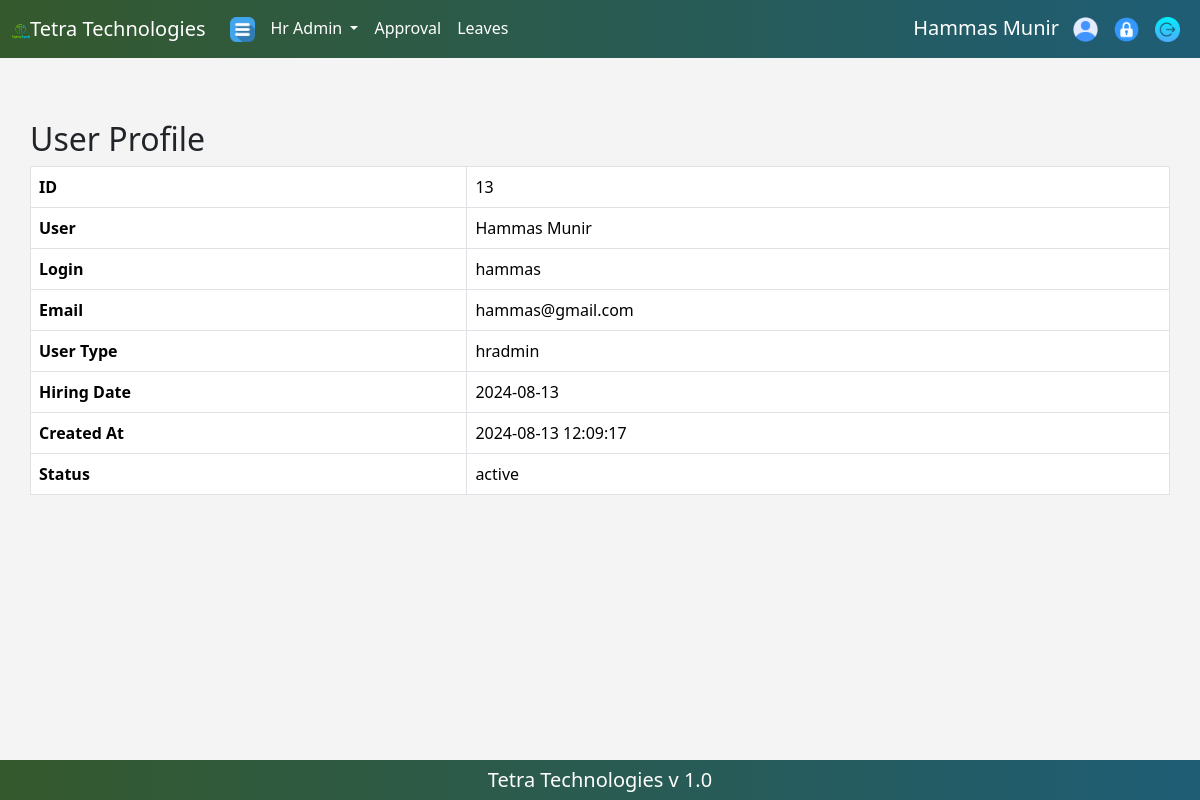
Screenshot of /profile.php (signed in) with the database file from the repository.
### tables this page shows
CREATE TABLE `users` (
  `id` int(11) NOT NULL,
  `username` varchar(50) NOT NULL,
  `login` varchar(50) NOT NULL,
  `email` varchar(100) NOT NULL,
  `password` varchar(255) NOT NULL,
  `user_type` enum('admin','hradmin','user') NOT NULL,
  `hiring_date` date NOT NULL,
  `created_at` timestamp NOT NULL DEFAULT current_timestamp(),
  `status` enum('active','blocked') NOT NULL DEFAULT 'active',
  `leave_limit` int(11) DEFAULT 0,
  `leave_start_date` date DEFAULT NULL,
  `leave_end_date` date DEFAULT NULL
);

### profile.php (the view, shortened to what this page needs)
<?php
require 'config.php';
$userId = $_SESSION['user_id'];
$stmt = $conn->prepare("SELECT id, username, login, email, user_type, hiring_date, created_at, status FROM users WHERE id = ?");
$stmt->bind_param("i", $userId);
$stmt->execute();
$stmt->bind_result($id, $username, $login, $email, $userType, $hiringDate, $createdAt, $status);
?>
<?php
if ($userType === 'admin') {
    include_once 'partials/admin/navbar.php';
} elseif ($userType === 'hradmin') {
    include_once 'partials/hr/navbar.php';
} else {
    include_once 'partials/users/navbar.php';
}
?>
<section class="container" style="padding: 60px 0 40px 0;">
    <h2>User Profile</h2>
    <table class="table table-bordered">
        <tr>
            <th>ID</th>
            <td><?php echo htmlspecialchars($id); ?></td>
        </tr>
        <tr>
            <th>User</th>
            <td><?php echo htmlspecialchars($username); ?></td>
        </tr>
        <tr>
            <th>Login</th>
            <td><?php echo htmlspecialchars($login); ?></td>
        </tr>
        <tr>
            <th>Email</th>
            <td><?php echo htmlspecialchars($email); ?></td>
        </tr>
        <tr>
            <th>User Type</th>
            <td><?php echo htmlspecialchars($userType); ?></td>
        </tr>
        <tr>
            <th>Hiring Date</th>
            <td><?php echo htmlspecialchars($hiringDate); ?></td>
        </tr>
        <tr>
            <th>Created At</th>
            <td><?php echo htmlspecialchars($createdAt); ?></td>
        </tr>
        <tr>
            <th>Status</th>
            <td><?php echo htmlspecialchars($status); ?></td>
        </tr>
    </table>
</section>
<?php
if ($userType === 'admin') {
    include_once 'partials/admin/footer.php';
} elseif ($userType === 'hradmin') {
    include_once 'partials/hr/footer.php';
} else {
    include_once 'partials/users/footer.php';
}
?>

### partials/hr/navbar.php (shortened to what this page needs)
<?php
include 'config.php';
$userId = $_SESSION['user_id'];
$stmt = $conn->prepare("SELECT username FROM users WHERE id = ?");
$stmt->bind_param('i', $userId);
$stmt->execute();
$stmt->bind_result($username);
?>
<!DOCTYPE html>
<html lang="en">
<head>
    <link href="https://cdn.jsdelivr.net/npm/bootstrap@5.3.3/dist/css/bootstrap.min.css" rel="stylesheet">
</head>
<body>
    <nav class="navbar navbar-expand-lg fixed-top">
        <div class="container-fluid">
        <span><img src="images/icons/brand.png"></span><a class="navbar-brand text-white" href="#">Tetra Technologies</a>
            <div class="collapse navbar-collapse" id="navbarNavDropdown">
                <ul class="navbar-nav">
                    <li class="nav-item">
                        <a class="nav-link text-white" href="hr.php"><img src="images/icons/menu.png" width="25px" height="25px"></a>
                    </li>
                    <li class="nav-item dropdown">
                        <a class="nav-link dropdown-toggle text-white" href="#" role="button" data-bs-toggle="dropdown" aria-expanded="false">
                            Hr Admin
                        </a>
                    </li>
                    <li class="nav-item">
                        <a class="nav-link text-white" href="hrapproval.php">
                            Approval
                        </a>
                    </li>
                    <li class="nav-item">
                        <a class="nav-link text-white" href="hrleaves.php">Leaves</a>
                    </li>
                </ul>
                <ul class="navbar-nav ms-auto">
                    <li class="nav-item text-white d-flex justify-content-center align-items-center" style="margin: 5px 6px 0 0;">
                        <h5><?php echo $username; ?></h5>
                    </li>
                    <li class="nav-item">
                        <a class="nav-link text-white" href="profile.php"><img src="images/icons/profile.png" width="25px" height="25px"></a>
                    </li>
                    <li class="nav-item">
                        <a class="nav-link text-white" href="#" data-bs-toggle="modal" data-bs-target="#changePasswordModal"><img src="images/icons/password.png" width="25px" height="25px"></a>
                    </li>
                    <li class="nav-item">
                        <a class="nav-link text-white" href="logout.php"><img src="images/icons/logout.png" width="25px" height="25px"></a>
                    </li>
                </ul>
            </div>
        </div>
    </nav>

### partials/hr/navbar.php (style rules this page uses)
body { padding: 60px 0 40px 0; background: #f4f4f4; }
nav { background: linear-gradient(to right, #35592d, #1e5d75) !important; color: #fff; }
.text-white { color: white !important; border-radius: 20px; }

### rows the page displays
users: username "Hammas Munir", id "13", login "hammas", email "hammas@gmail.com", user_type "hradmin", hiring_date "2024-08-13", created_at "2024-08-13 12:09:17", status "active"
